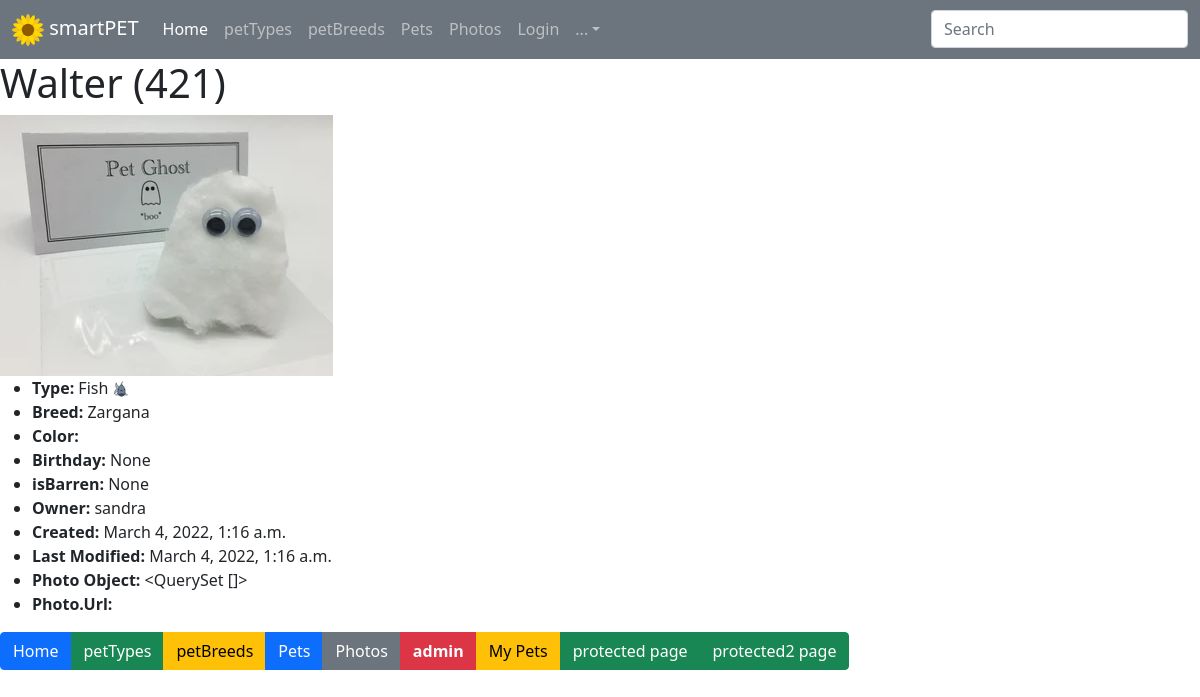
Screenshot of /pet/421 with the database file from the repository.
### smartpet/models.py (models this page shows)
class Pet(models.Model):
    name = models.CharField(max_length=256)
    pettype = models.ForeignKey(petType, on_delete=models.SET_NULL, null=True)
    petbreed = models.ForeignKey(
        petBreed, on_delete=models.SET_NULL, null=True)
    color = models.CharField(max_length=256)
    birthday = models.DateField(null=True)
    isBarren = models.BooleanField(null=True)
    owner = models.ForeignKey(User, on_delete=models.SET_NULL, null=True)
    updated = models.DateTimeField(auto_now=True)
    created = models.DateTimeField(auto_now_add=True)
    def __str__(self):
        return self.name

class petType(models.Model):  # "Cat, Dog, Fish" etc..
    name = models.CharField(max_length=256)
    def __str__(self):
        return self.name

class petBreed(models.Model):  # "Scottish Fold, Jack Russel, Shark" etc.
    name = models.CharField(max_length=256)
    pettype = models.ForeignKey(
        petType, on_delete=models.SET_NULL, null=True)
    def __str__(self):
        return self.name

### smartpet/views.py (the view)
# urls.py: path('pet/<slug:id>', views.SinglePetView.as_view(), name="urlPet"),
class SinglePetView(View):
    def get(self, request, id):
        try:
            pet = Pet.objects.filter(id=id).first()
            if pet == None:
                xx("No Pet!")
                icerik = {'error_text': "Pet not found."}
                return render(request, 'smartpet/error.html', icerik)
            xx("Pet is " + str(pet))
            photos = petPhoto.objects.filter(pet=id)
            icerik = {'pet_view': pet, 'pet_photos': photos}
            xx(photos)
            xx(icerik)
            return render(request, 'smartpet/pet.html', icerik)
        except:
            icerik = {'error_text': "hatalı sollama"}
            return render(request, 'smartpet/error.html', icerik)

### smartpet/config.py (called while the page is built)
def xx(mymessage):
    if log_console == True:
        print(Fore.CYAN + ">>> ", end="")
        print(mymessage)
        print(Style.RESET_ALL, end="")
    if log_file == True:
        with open("smartpet.log", "a") as file_log:
            log_message = str(mymessage)
            log_time = str(datetime.now())
            file_log.write("\n" + log_time + " " + log_message)
            file_log.close()
    return None

### smartpet/templates/smartpet/pet.html (shortened to what this page needs)
{% extends "smartpet/main.html" %}
{% load static %}
{% block content %}
<div>
<h1>{{pet_view.name}} ({{pet_view.id}})</h1>
</div>
    {% if not pet_photos %}
        <img src="{% get_static_prefix %}assets/images/ghost.png"  />
    {% else %}
    {% comment %} If we have "pet_photos" query set. {% endcomment %}
    {% comment %} Lets process for each item. {% endcomment %}
    {% for photo in pet_photos %}
        <img src="{{ photo.url}}" width="200" />
    {% endfor %}
    {% endif %}
 <ul>
 <li><strong>Type: </strong>{{pet_view.pettype}} <img src="{% get_static_prefix %}assets/images/icons/{{pet_view.pettype}}.svg" width="16" height="16" /></li>
 <li><strong>Breed: </strong>{{pet_view.petbreed}}</li>
 <li><strong>Color: </strong>{{pet_view.color}}</li>
 <li><strong>Birthday: </strong>{{pet_view.birthday}}</li>
 <li><strong>isBarren: </strong>{{pet_view.isBarren}}</li>
 <li><strong>Owner: </strong>{{pet_view.owner}}</li>
 <li><strong>Created: </strong>{{pet_view.created}}</li>
 <li><strong>Last Modified: </strong>{{pet_view.updated}}</li>
 <li><strong>Photo Object: </strong>{{pet_photos}}</li>
 <li><strong>Photo.Url: </strong>{% for photo in pet_photos %} {{ photo.url}}  {% endfor %}</li>
 </ul>
{% endblock %}

### smartpet/templates/smartpet/main.html (shortened to what this page needs)
{% load static %}
<!DOCTYPE html>
<html lang="en">
<head>
    <link
      href="{% static '/assets/css/bootstrap.min.css' %}"
      rel="stylesheet"
    />
    <link
      href="{% static '/assets/css/main.css' %}"
      rel="stylesheet"    />
</head>
<body>
{% include "smartpet/navigation-top.html" %}
{% block content %} {% endblock %}
{% include "smartpet/navigation-bottom.html" %}
</body>
</html>

### smartpet/templates/smartpet/navigation-top.html (shortened to what this page needs)
{% load static %}
<nav class="navbar navbar-expand-sm navbar-dark bg-secondary" aria-label="Third navbar example">
    <div class="container-fluid">
      <a class="navbar-brand" href="/"><img src="{% static '/assets/images/logo.svg' %}" class="logo"/> smartPET</a>
      <div class="collapse navbar-collapse" id="navbarsExample03">
        <ul class="navbar-nav me-auto mb-2 mb-sm-0">
          <li class="nav-item">
            <a class="nav-link active" aria-current="page" href="/">Home</a>
          </li>
          <li class="nav-item">
            <a class="nav-link" href="{% url 'smartpet:urlTypes' %}">petTypes</a>
          </li>
        <li class="nav-item">
            <a class="nav-link" href="{% url 'smartpet:urlBreeds' %}">petBreeds</a>
          </li>
          <li class="nav-item">
            <a class="nav-link" href="{% url 'smartpet:urlPets' %}">Pets</a>
          </li>
          <li class="nav-item">
            <a class="nav-link" href="{% url 'smartpet:urlPhotos' %}">Photos</a>
          </li>
           <li class="nav-item">
{% if user.is_authenticated %}
           <a  class="nav-link" href="{% url 'logout' %}?next={{ request.path }}">Logout {{ user.get_full_name }}</a>
{% else %}
            <a class="nav-link"  href="{% url 'login' %}?next={{ request.path }}">Login</a>
{% endif %}
         </li>
          <li class="nav-item dropdown">
            <a class="nav-link dropdown-toggle" href="#" id="dropdown03" data-bs-toggle="dropdown" aria-expanded="false">...</a>
          </li>
        </ul>
        <form>
          <input class="form-control" type="text" placeholder="Search" aria-label="Search">
        </form>
      </div>
    </div>
</nav>

### smartpet/templates/smartpet/navigation-bottom.html
    <div class="btn-group">
    <a href="/" class="btn btn-primary">Home</a>
    <a href="{% url 'smartpet:urlTypes' %}" class="btn btn-success">petTypes</a>
    <a href="{% url 'smartpet:urlBreeds' %}" class="btn btn-warning">petBreeds</a>
    <a href="{% url 'smartpet:urlPets' %}" class="btn btn-primary">Pets</a>
    <a href="{% url 'smartpet:urlPhotos' %}" class="btn btn-secondary">Photos</a>
    <a href="/admin/" class="btn btn-danger"><strong>admin</strong></a>
    <a href="{% url 'smartpet:urlMyPets' %}" class="btn btn-warning">My Pets</a>
    <a href="{% url 'smartpet:urlProtected' %}" class="btn btn-success">protected page</a>
    <a href="{% url 'smartpet:urlProtectedAnother' %}" class="btn btn-success">protected2 page</a>
</div>

### smartpet/static/assets/css/main.css (style rules this page uses)
.logo { width: 32px; height: 32px; animation: rotate 72s linear infinite; }

### rows the page displays
Pet: name "Walter", id "421", pettype "Fish", pettype (picture), petbreed "Zargana", birthday "None", isBarren "None", owner "sandra", created "March 4, 2022, 1:16 a.m.", updated "March 4, 2022, 1:16 a.m."

### other values shown
{{ pet_photos }} "<QuerySet []>"
